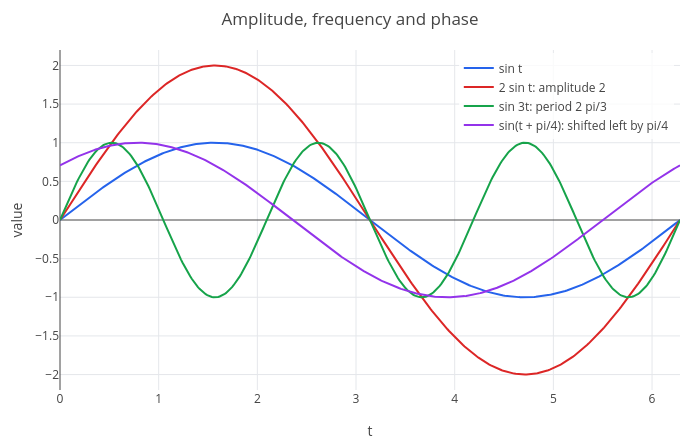

The notebook cell this image was saved under:
### Markdown cell above
The horizontal axis is the angle $t$ in radians, from 0 to $4\pi$ (two full turns); the vertical axis is the value,
always between $-1$ and $1$. The cosine is the sine moved left by a quarter turn: $\cos t = \sin(t + \pi/2)$.

The general sine wave is $A \sin(\omega t + \varphi)$:

* $A$, the **amplitude**, is the height of the peaks;
* $\omega$, the **angular frequency**, squeezes the wave: the period becomes $2\pi/\omega$;
* $\varphi$, the **phase**, shifts it left by $\varphi/\omega$.

### Code cell
p = plot(sin(t), 2*sin(t), sin(3*t), sin(t + pi/4), t, 0, 2*pi);
p = legend(p, "sin t", "2 sin t: amplitude 2", "sin 3t: period 2 pi/3", "sin(t + pi/4): shifted left by pi/4");
labels(title(p, "Amplitude, frequency and phase"), "t", "value")

### Figure 1 — Plotly figure (JSON) as saved in the notebook; plotly's stock layout.template omitted (floating-point values rounded to 4 significant figures; data arrays with more than 128 entries replaced by an {"elided": "..."} marker saying what was removed)
{"data": [{"line": {"color": "#2563eb", "width": 2}, "mode": "lines", "name": "sin t", "type": "scatter", "x": {"elided": "402 float values"}, "y": {"elided": "402 float values"}}, {"line": {"color": "#dc2626", "width": 2}, "mode": "lines", "name": "2 sin t: amplitude 2", "type": "scatter", "x": {"elided": "402 float values"}, "y": {"elided": "402 float values"}}, {"line": {"color": "#16a34a", "width": 2}, "mode": "lines", "name": "sin 3t: period 2 pi/3", "type": "scatter", "x": {"elided": "402 float values"}, "y": {"elided": "402 float values"}}, {"line": {"color": "#9333ea", "width": 2}, "mode": "lines", "name": "sin(t + pi/4): shifted left by pi/4", "type": "scatter", "x": {"elided": "402 float values"}, "y": {"elided": "402 float values"}}], "layout": {"height": 440, "legend": {"bgcolor": "rgba(255,255,255,0.8)", "x": 0.99, "xanchor": "right", "y": 0.99, "yanchor": "top"}, "margin": {"b": 50, "l": 60, "r": 20, "t": 50}, "showlegend": true, "title": {"text": "Amplitude, frequency and phase"}, "width": 700, "xaxis": {"title": {"text": "t"}, "zeroline": true}, "yaxis": {"range": [-2.2, 2.2], "title": {"text": "value"}, "zeroline": true}}}
